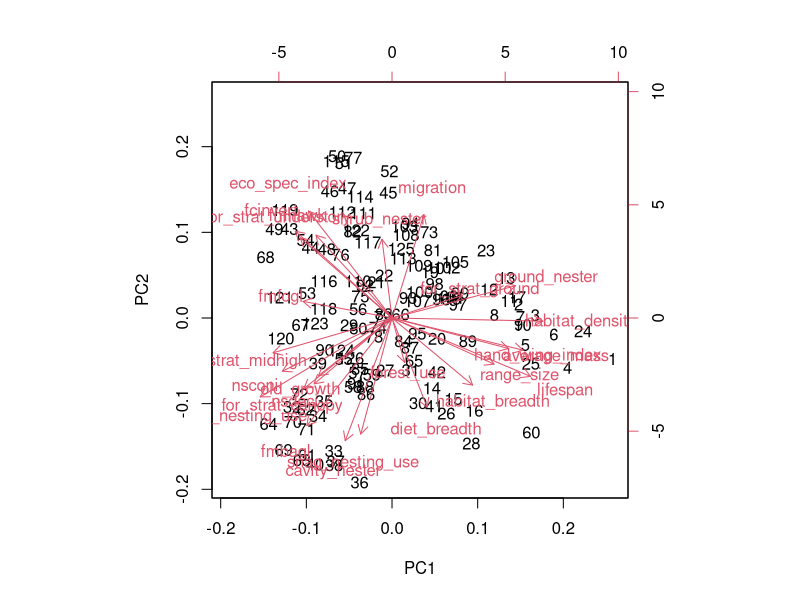
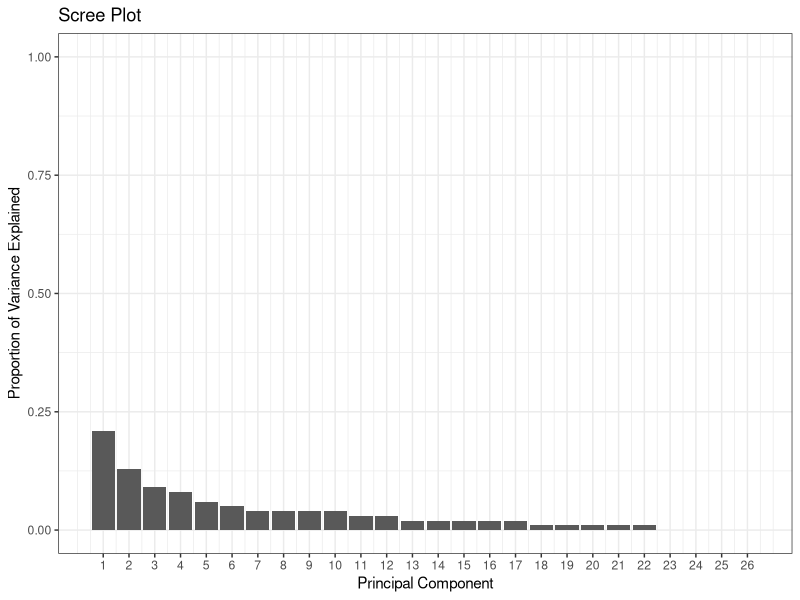
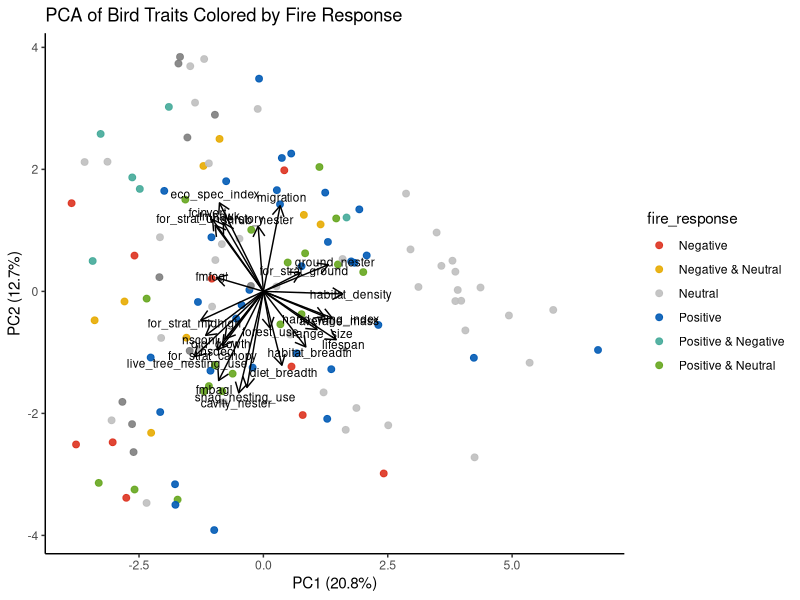
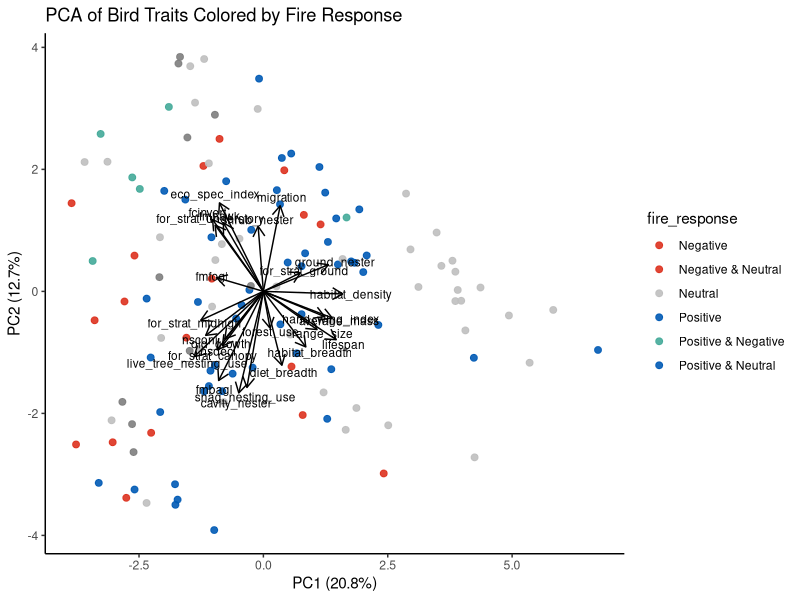
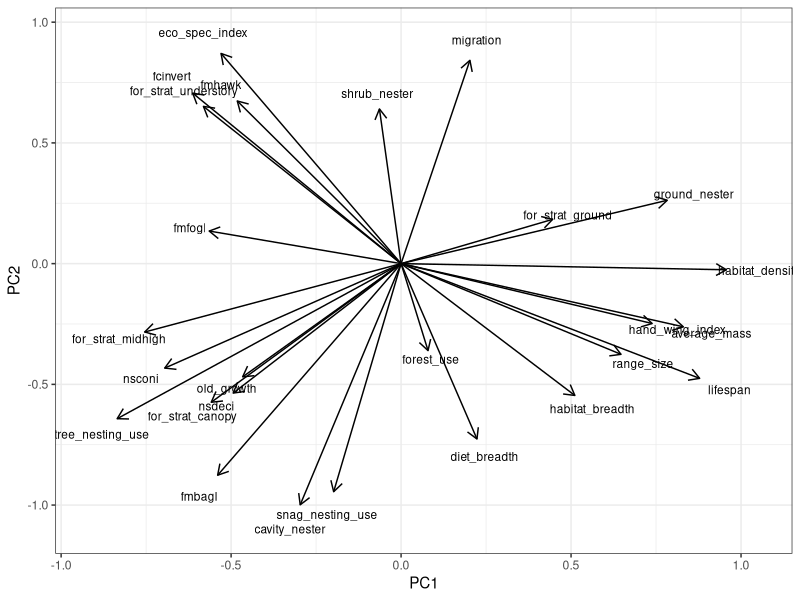
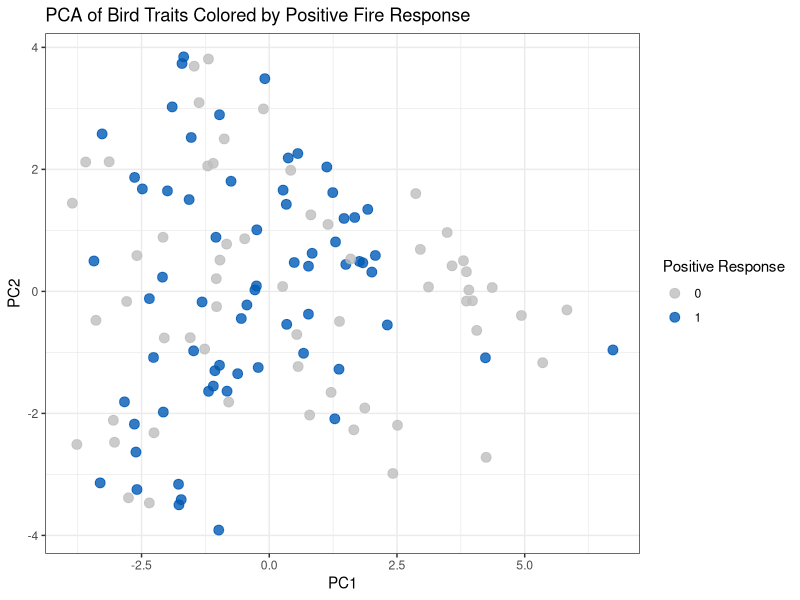
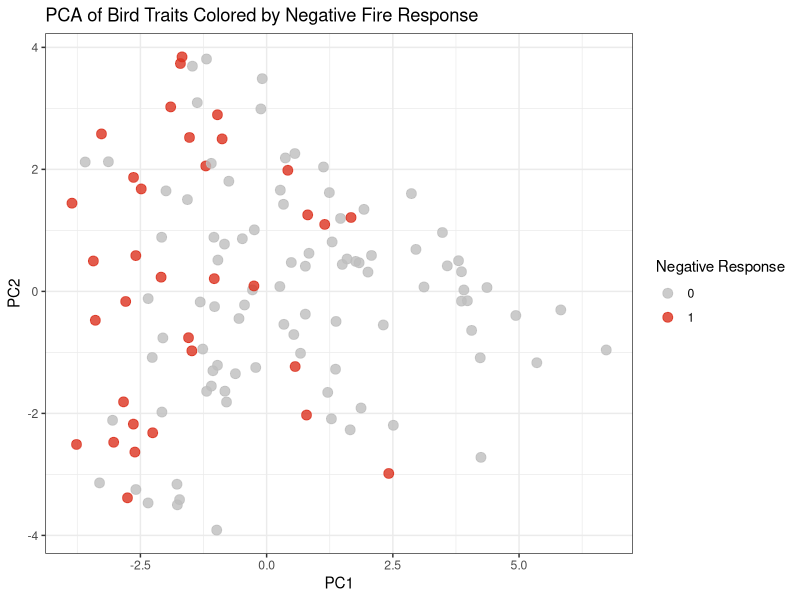
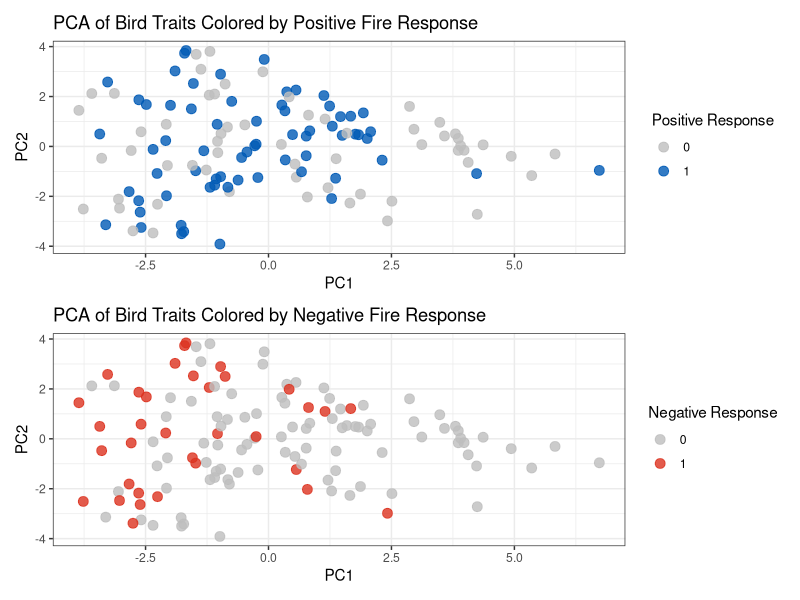

Write R code to recreate these figures, in order.
## ---- chunk 1
library(here)
library(tidyverse)
library(patchwork)
## ---- chunk 2
traits <- read.csv(here("Data", "cleaned", "BC_bird_traits.csv"))
traits$habitat_density[traits$habitat_density == "dense"] <- 1
traits$habitat_density[traits$habitat_density == "semiopen"] <- 2
traits$habitat_density[traits$habitat_density == "open"] <- 3
traits <- traits %>% 
   mutate(cavity_nester = ifelse(nest_category == "cavity", 1, 0),
          ground_nester = ifelse(most_common_nesting_location == "ground", 1, 0),
          shrub_nester = ifelse(most_common_nesting_location == "shrub", 1, 0)) %>%
    mutate(habitat_density = as.numeric(habitat_density)) 


##
positive_medium <- c("Alder Flycatcher", "Acorn Woodpecker", "American Kestrel", "American Robin",  "Black-capped Chickadee", "Black-throated Gray Warbler", "Brewer's Blackbird", "Brewer's Sparrow", "Brown Creeper", "Blue-headed Vireo", "Canada Jay", "Canada Goose", "Cassin's Finch", "Cedar Waxwing", "Chestnut-sided Warbler", "Chipping Sparrow", "Clark's Nutcracker", "Connecticut Warbler", "Common Yellowthroat", "Dark-eyed Junco", "Downy Woodpecker", "Dusky Flycatcher", "Eastern Bluebird", "Fox Sparrow", "Green-tailed Towhee", "Hairy Woodpecker", "Hermit Thrush", "Hermit Warbler", "Northern House Wren", "Lazuli Bunting", "Least Flycatcher", "Lewis's Woodpecker", "Lincoln's Sparrow", "MacGillivray's Warbler", "Mountain Chickadee", "Mountain Quail", "Nashville Warbler", "Northern Flicker", "Northern Pygmy-Owl", "Pine Siskin", "Redpoll", "Red-breasted Nuthatch", "Red-winged Blackbird", "Rock Wren", "Rufous Hummingbird", "Savannah Sparrow", "Say's Phoebe", "Song Sparrow", "Spotted Towhee", "Steller's Jay", "Swamp Sparrow", "Tennessee Warbler", "Townsend's Solitaire","Tree Swallow","Turkey Vulture", "Veery", "Warbling Vireo", "Western Screech-Owl", "Western Tanager", "Western Wood-Pewee", "White-breasted Nuthatch", "White-crowned Sparrow", "White-headed Woodpecker", "White-throated Sparrow", "Winter Wren", "Yellow-bellied Sapsucker", "Yellow-rumped Warbler")
missing_names <- positive_medium[!(positive_medium %in% traits$common_name)] #do all these names appear in the BC list?

negative_medium <- c("Alder Flycatcher", "Barred Owl", "Black-headed Grosbeak", "Black-throated Gray Warbler", "Blue-headed Vireo", "Boreal Chickadee", "Brown Creeper", "Cassin's Vireo", "Chestnut-backed Chickadee", "Common Yellowthroat", "Dusky Flycatcher", "Golden-crowned Kinglet", "Great Horned Owl", "Hermit Thrush", "Hermit Warbler", "MacGillivray's Warbler", "Mountain Chickadee", "Nashville Warbler", "Northern Saw-whet Owl", "Northern Waterthrush", "Orange-crowned Warbler", "Ovenbird", "Pygmy Nuthatch", "Red-breasted Nuthatch", "Red-eyed Vireo", "Red-naped Sapsucker", "Ruby-crowned Kinglet", "Ruffed Grouse", "Ruby-crowned Kinglet", "Swainson's Thrush", "Swamp Sparrow", "Townsend's Warbler", "Warbling Vireo", "Western Wood-Pewee", "Yellow-rumped Warbler")
missing_names <- negative_medium[!(negative_medium %in% traits$common_name)] #do all these names appear in the BC list?

null_medium <- c("American Goldfinch", "American Robin", "American Black Duck", "American Wigeon", "Black-capped Chickadee", "Black-headed Grosbeak", "Bufflehead", "Brown Creeper", "Brown-headed Cowbird", "Calliope Hummingbird", "Canvasback", "Cassin's Finch", "Cedar Waxwing", "Chipping Sparrow", "Clark's Nutcracker", "Common Merganser", "Common Goldeneye", "Common Loon", "Common Raven", "Common Yellowthroat", "Dark-eyed Junco", "Downy Woodpecker", "Dusky Flycatcher", "Eastern Phoebe", "Evening Grosbeak", "Fox Sparrow",  "Greater Scaup", "Green-winged Teal", "Hammond's Flycatcher", "Hermit Thrush", "House Finch", "Lesser Scaup", "Lincoln's Sparrow", "MacGillivray's Warbler", "Mallard", "Marsh Wren", "Mountain Chickadee", "Mourning Dove", "Nashville Warbler", "Northern Pintail", "Northern Shoveler", "Northern Waterthrush", "Olive-sided Flycatcher", "Orange-crowned Warbler", "Pacific Wren", "Pine Grosbeak", "Pine Siskin", "Pileated Woodpecker", "Red Crossbill", "Red-breasted Merganser", "Red-breasted Nuthatch", "Red-naped Sapsucker", "Red-tailed Hawk", "Ring-necked Duck", "Rock Wren", "Ruby-crowned Kinglet", "Ruffed Grouse", "Rufous Hummingbird", "Song Sparrow", "Spotted Sandpiper", "Steller's Jay", "Surf Scoter", "Swainson's Thrush", "Townsend's Warbler", "Varied Thrush", "Violet-green Swallow", "Warbling Vireo", "Western Tanager", "White-breasted Nuthatch", "White-crowned Sparrow", "White-winged Scoter", "Willow Flycatcher", "Wilson's Warbler", "Williamson's Sapsucker", "Winter Wren", "Yellow Warbler", "Yellow-bellied Flycatcher", "Yellow-rumped Warbler")
missing_names <- null_medium[!(null_medium %in% traits$common_name)] #do all these names appear in the BC list?

traits$positive_medium <- ifelse(traits$common_name %in% positive_medium, 1, NA)
traits$negative_medium <- ifelse(traits$common_name %in% negative_medium, 1, NA)
traits$null_medium <- ifelse(traits$common_name %in% null_medium, 1, NA)


traits <- traits %>%
    filter(!if_all(c(positive_medium, negative_medium, null_medium), is.na)) %>% 
    mutate(across(c(positive_medium, negative_medium, null_medium), ~replace_na(.x, 0)))
## ---- chunk 3
trait.pca <- traits %>% select(common_name, where(is.numeric), -elevational_range,-positive_medium, -negative_medium, -null_medium, -nest_tree_use, -kipps_distance, -repro_age, -clutches_per_year)

# trait_list <- trait.pca 
# trait_list <- trait_list[1, ]
# write.csv(trait_list, here("Data", "cleaned", "traits.for.pca.csv"), row.names = FALSE)


pca_result <- prcomp(trait.pca[,-1], scale = T) #scale the variables!
##
pca_result$rotation
pca_result$x

biplot(pca_result)

pca_loadings <- as.data.frame(pca_result$rotation) %>% select(1:10)

summary(pca_result)
VE <- pca_result$sdev^2
PVE <- VE / sum(VE)
PVE <- round(PVE, 2)

pve_df <- data.frame(
  PC = 1:length(PVE),
  PVE = PVE
)

(scree <- ggplot(pve_df, aes(x = PC, y = PVE)) +
  geom_col() +
  xlab("Principal Component") +
  ylab("Proportion of Variance Explained") +
  ggtitle("Scree Plot") +
  ylim(0, 1) +
    theme_bw()+
  scale_x_continuous(breaks = 1:length(PVE)))
ggsave(here("Figures", "PCA", "scree plot.medium.png"), plot = scree, width = 8, height =8)


##
pca_df <- as.data.frame(pca_result$x) %>%
  bind_cols(traits %>% select(common_name, positive_medium, negative_medium, null_medium))
pca_df <- pca_df %>%
  mutate(fire_response = case_when(
    positive_medium == 1 & negative_medium == 0 & null_medium == 0 ~ "Positive",
    positive_medium == 0 & negative_medium == 1 & null_medium == 0 ~ "Negative",
    positive_medium == 0 & negative_medium == 0 & null_medium == 1 ~ "Neutral",
    positive_medium == 1 & negative_medium == 1 & null_medium == 0 ~ "Positive & Negative",
    positive_medium == 1 & null_medium == 1 & negative_medium == 0 ~ "Positive & Neutral",
    negative_medium == 1 & null_medium == 1 & positive_medium == 0 ~ "Negative & Neutral",
    TRUE ~ "None"
  ))

loadings <- as.data.frame(pca_result$rotation)  # columns = PCs, rows = traits
loadings$trait <- rownames(loadings)

# Optional: scale arrows for visualization
arrow_multiplier <- 5  # adjust to make arrows visible
loadings <- loadings %>%
  mutate(PC1_arrow = PC1 * arrow_multiplier,
         PC2_arrow = PC2 * arrow_multiplier)


(f1 <- ggplot(pca_df, aes(PC1, PC2, color = fire_response)) +
  geom_point(size = 2, alpha = 0.9) +
  theme_classic() +
  labs(
    title = "PCA of Bird Traits Colored by Fire Response",
    x = paste0("PC1 (", round(summary(pca_result)$importance[2,1]*100, 1), "%)"),
    y = paste0("PC2 (", round(summary(pca_result)$importance[2,2]*100, 1), "%)")
  ) +
   geom_segment(data = loadings,
               aes(x = 0, y = 0, xend = PC1_arrow, yend = PC2_arrow),
               arrow = arrow(length = unit(0.3, "cm")),
               color = "black") +
  geom_text(data = loadings,
            aes(x = PC1_arrow * 1.1, y = PC2_arrow * 1.1, label = trait),
            color = "black", size = 3, hjust = 0.5, vjust = 0.5) +
  scale_color_manual(values = c(
    "Positive" = "#005AB5",
    "Negative" = "#DC3220",
    "Neutral" = "grey",
    "Positive & Negative" = "#44AA99",
    "Positive & Neutral" = "#66a61e",
    "Negative & Neutral" = "#e6ab02"
  )))
(f1.1 <- ggplot(pca_df, aes(PC1, PC2, color = fire_response)) +
  geom_point(size = 2, alpha = 0.9) +
  theme_classic() +
  labs(
    title = "PCA of Bird Traits Colored by Fire Response",
    x = paste0("PC1 (", round(summary(pca_result)$importance[2,1]*100, 1), "%)"),
    y = paste0("PC2 (", round(summary(pca_result)$importance[2,2]*100, 1), "%)")
  ) +
   geom_segment(data = loadings,
               aes(x = 0, y = 0, xend = PC1_arrow, yend = PC2_arrow),
               arrow = arrow(length = unit(0.3, "cm")),
               color = "black") +
  geom_text(data = loadings,
            aes(x = PC1_arrow * 1.1, y = PC2_arrow * 1.1, label = trait),
            color = "black", size = 3, hjust = 0.5, vjust = 0.5) +
  scale_color_manual(values = c(
    "Positive" = "#005AB5",
    "Negative" = "#DC3220",
    "Neutral" = "grey",
    "Positive & Negative" = "#44AA99",
    "Positive & Neutral" = "#005AB5",
    "Negative & Neutral" = "#DC3220"
  )))

# ggplot(pca_df, aes(x = PC1, y = PC2, group = common_name)) +
#       geom_point() + # Add points for individual data points
#       stat_ellipse(level = 0.95, type = "t") + # Add 95% confidence ellipses based on a t-distribution
#       labs(title = "PCA Plot with Confidence Ellipses",
#            x = "Principal Component 1",
#            y = "Principal Component 2") +
#       theme_minimal()
## ---- chunk 4
arrow_multiplier <- 3
loadings <- loadings %>%
  mutate(PC1_arrow = PC1 * arrow_multiplier,
         PC2_arrow = PC2 * arrow_multiplier)

# Plot
(f2 <- ggplot() +
  geom_segment(data = loadings,
               aes(x = 0, y = 0, xend = PC1_arrow, yend = PC2_arrow),
               arrow = arrow(length = unit(0.3, "cm")),
               color = "black") +
  geom_text(data = loadings,
            aes(x = PC1_arrow * 1.1, y = PC2_arrow * 1.1, label = trait),
            color = "black", size = 3) +
  theme_bw() +
  labs(x = "PC1", y = "PC2"))
ggsave(here("Figures", "PCA", "pca loadings.medium.png"), plot = f2, width = 10, height =8)
## ---- chunk 5
pca_scores <- as.data.frame(pca_result$x)
pca_scores$common_name <- traits$common_name
pca_scores$positive <- traits$positive
pca_scores$negative <- traits$negative
pca_scores$null <- traits$null

# 3️⃣ ggplot biplot colored by positive
(f3 <- ggplot(pca_scores, aes(x = PC1, y = PC2, color = factor(positive))) +
  geom_point(size = 3, alpha = 0.8) +
  scale_color_manual(values = c("0" = "grey", "1" = "#005AB5")) +
  theme_bw() +
  labs(color = "Positive Response", x = "PC1", y = "PC2",
       title = "PCA of Bird Traits Colored by Positive Fire Response"))
(f4 <- ggplot(pca_scores, aes(x = PC1, y = PC2, color = factor(negative))) +
  geom_point(size = 3, alpha = 0.8) +
  scale_color_manual(values = c("0" = "grey", "1" = "#DC3220")) +
  theme_bw() +
  labs(color = "Negative Response", x = "PC1", y = "PC2",
       title = "PCA of Bird Traits Colored by Negative Fire Response"))

(pos.neg <- f3/f4)
ggsave(here("Figures", "PCA", "pca by response.png"), plot = pos.neg, width = 8, height =10)


##
(f5 <- ggplot(pca_scores, aes(x = PC1, y = PC2, color = factor(positive))) +
  geom_point(size = 3, alpha = 0.8) +
  scale_color_manual(values = c("0" = "grey", "1" = "#005AB5")) +
  theme_bw() +
  geom_text(aes(label = common_name), size = 3) +
  labs(color = "Positive Response", x = "PC1", y = "PC2",
       title = "PCA of Bird Traits Colored by Positive Fire Response"))
(f6 <- ggplot(pca_scores, aes(x = PC1, y = PC2, color = factor(negative))) +
  geom_point(size = 3, alpha = 0.8) +
  scale_color_manual(values = c("0" = "grey", "1" = "#DC3220")) +
    geom_text(aes(label = common_name), size = 3) +
  theme_bw() +
  labs(color = "Negative Response", x = "PC1", y = "PC2",
       title = "PCA of Bird Traits Colored by Negative Fire Response"))

(pos.neg.spp.names <- f5/f6)
ggsave(here("Figures", "PCA", "pca by response spp names.medium.png"), plot = pos.neg.spp.names, width = 20, height =20, dpi = 300)

## ---- chunk 6
# Extract loadings
loadings <- as.data.frame(pca_result$rotation)

# Add trait names as a column
loadings$trait <- rownames(loadings)

loadings_long <- loadings %>%
  pivot_longer(cols = starts_with("PC"), 
               names_to = "PC", 
               values_to = "loading") %>%
  filter(PC %in% paste0("PC", 1:5))   # keep only PCs 1-5

(loadings.bar <- ggplot(loadings_long, aes(x = trait, y = loading, fill = PC)) +
  geom_col(position = "dodge") +   # side-by-side bars per PC
  coord_flip() +                   # horizontal bars
  labs(x = "Trait", y = "Loading", 
       title = "PCA Loadings per Trait") +
  theme_bw(base_size = 14) +
  scale_fill_brewer(palette = "Set2")+facet_wrap(~PC)+
    theme(legend.position = "none"))

ggsave(here("Figures", "PCA", "loadings bar plot.medium.png"), plot = loadings.bar, width = 15, height =15, dpi = 300)

## ---- chunk 7
bc <- traits %>% select(common_name, where(is.numeric), -elevational_range, -nest_tree_use, -kipps_distance, -repro_age, -clutches_per_year, -null_medium, -negative_medium, -positive_medium) %>% 
  # mutate(null = NA,
  #        positive = NA,
  #        negative = NA) %>% 
  filter(if_all(1:22, ~ !is.na(.)))

#plotting all spp on this pca:
bc_scaled <- scale(bc[,-1],
                    center = (pca_result$center),
                    scale = (pca_result$scale))

bc_scores <- as.data.frame(as.matrix(bc_scaled) %*% pca_result$rotation)

## ---- chunk 8

bc_scores$common_name <- bc$common_name
centers <- data.frame(
  group = c("positive_short", "negative_short"),
  PC1 = c(
    mean(pca_scores$PC1[pca_scores$positive == 1 & pca_scores$negative != 1], na.rm = TRUE),
    mean(pca_scores$PC1[pca_scores$negative == 1 & pca_scores$positive != 1], na.rm = TRUE)),
  PC2 = c(
    mean(pca_scores$PC2[pca_scores$positive == 1 & pca_scores$negative != 1], na.rm = TRUE),
    mean(pca_scores$PC2[pca_scores$negative == 1 & pca_scores$positive != 1], na.rm = TRUE)
  )
)

# Basic PCA scatterplot
(all <- ggplot(bc_scores, aes(x = PC1, y = PC2)) +  # V1 and V2 are PC1 and PC2
  geom_point(size = 3, alpha = 0.7) +
  labs(x = "PC1", y = "PC2", title = "All BC Birds Plotted on PCA Axes") +
  theme_bw())
ggsave(here("Figures", "PCA", "all spp.medium.png"), plot = all, width = 15, height =15, dpi = 300)


# Original PCA points
orig_df <- pca_scores
orig_df$type <- "PCA"


# New projected points
new_df <- bc_scores
new_df$common_name <- bc$common_name[complete.cases(bc)]

# Combine
plot_df <- left_join(new_df,orig_df)

# Overlay plot
(p1 <- ggplot(orig_df, aes(x = PC1, y = PC2)) +
    geom_point(data = new_df, aes( x = PC1, y = PC2), shape = 1, color = "grey", alpha = 0.85, size = 2)+
  geom_point(aes(color = factor(positive)), size = 2.5, alpha = 0.8) +
  scale_color_manual(values = c("0" = "grey50", "1" = "#005AB5")) +
  theme_bw() +
  labs(x = "PC1", y = "PC2", color = "Positive Response", shape = "Point Type"))

(n1 <- ggplot(orig_df, aes(x = PC1, y = PC2)) +
    geom_point(data = new_df, aes( x = PC1, y = PC2), shape = 1, color = "grey", alpha = 0.85, size = 2)+
  geom_point(aes(color = factor(negative)), size = 2.5, alpha = 0.8) +
  scale_color_manual(values = c("0" = "grey50", "1" = "#D55E00")) +
  theme_bw() +
  labs(x = "PC1", y = "PC2", color = "Negative Response", shape = "Point Type"))

orig_df <- orig_df %>% 
  mutate(
    medium = rowSums(data.frame(positive, negative), na.rm = TRUE),
    medium = ifelse(medium == 2|medium == 3, 1, 0))

(m1 <- ggplot(orig_df, aes(x = PC1, y = PC2)) +
    geom_point(data = new_df, aes( x = PC1, y = PC2), shape = 1, color = "grey", alpha = 0.85, size = 2)+
  geom_point(aes(color = factor(medium)), size = 2.5, alpha = 0.8) +
  scale_color_manual(values = c("0" = "grey50", "1" = "darkmagenta")) +
  theme_bw() +
  labs(x = "PC1", y = "PC2", color = "medium Response", shape = "Point Type"))

(pcas <- p1/n1/m1 + plot_annotation(tag_levels = 'A')
)
ggsave(here("Figures", "PCA", "PCA_all response patchwork.medium.png"), plot = pcas, width = 8, height =12, dpi = 300)


(with.mix <- ggplot(pca_scores) +
  geom_point(data = new_df, aes( x = PC1, y = PC2), shape = 1, color = "grey", alpha = 0.85, size = 2)+
  geom_point(aes(PC1, PC2), color = "grey80") +
  geom_point(data = subset(pca_scores, positive == 1),
             aes(PC1, PC2), color = "#0072B2", size = 3, alpha = 0.8) +
  geom_point(data = subset(pca_scores, negative == 1),
             aes(PC1, PC2), color = "#D55E00", size = 3, alpha = 0.8) +
  geom_point(data = subset(pca_scores, negative == 1& positive == 1),
             aes(PC1, PC2), color = "darkmagenta", size = 3, alpha = 0.8)+
  geom_point(data = centers, aes(PC1, PC2), size = 5, color = "white", shape = 16) +
  geom_point(data = centers, aes(PC1, PC2, color = group), size = 7, shape = 8) +
  scale_color_manual(values = c("#D55E00","#0072B2")) +
  theme_bw() +
  theme(legend.position="bottom")+
  labs(color = "Fire Response",
       title = ""))
ggsave(here("Figures", "PCA", "PCA_centers.medium.png"), plot = with.mix, width = 8, height =8, dpi = 300)

(wo.mix <- ggplot(pca_scores) +
  geom_point(data = new_df, aes( x = PC1, y = PC2), shape = 1, color = "grey", alpha = 0.85, size = 2)+
  geom_point(aes(PC1, PC2), color = "grey80") +
  geom_point(data = subset(pca_scores, positive == 1),
             aes(PC1, PC2), color = "#0072B2", size = 3, alpha = 0.8) +
  geom_point(data = subset(pca_scores, negative == 1),
             aes(PC1, PC2), color = "#D55E00", size = 3, alpha = 0.8) +
  geom_point(data = centers, aes(PC1, PC2), size = 5, color = "white", shape = 16) +
  geom_point(data = centers, aes(PC1, PC2, color = group), size = 5, shape = 8) +
  scale_color_manual(values = c("#D55E00","#0072B2")) +
  theme_bw() +
  labs(color = "Response type",
       title = "Locations of positive vs negative responses in PCA space"))

t.test(
  pca_scores$PC1[pca_scores$positive == 1&pca_scores$negative != 1],
  pca_scores$PC1[pca_scores$negative == 1&pca_scores$positive != 1]
)

# PC2
t.test(
  pca_scores$PC2[pca_scores$positive == 1&pca_scores$negative != 1],
  pca_scores$PC2[pca_scores$negative == 1&pca_scores$positive != 1]
)
#p < 0.05 → The positive and negative 1’s occupy significantly different mean positions along that PC.
#p ≥ 0.05 → No significant difference.
arrow_multiplier <- 5  # adjust to make arrows visible
loadings <- loadings %>%
  mutate(PC1_arrow = PC1 * arrow_multiplier,
         PC2_arrow = PC2 * arrow_multiplier)
(f2 <- ggplot() +
  geom_segment(data = loadings,
               aes(x = 0, y = 0, xend = PC1_arrow, yend = PC2_arrow),
               arrow = arrow(length = unit(0.3, "cm")),
               color = "black") +
  geom_text(data = loadings,
            aes(x = PC1_arrow * 1.1, y = PC2_arrow * 1.1, label = trait),
            color = "black", size = 3) +
  geom_point(data = centers, aes(PC1, PC2, color = group), size = 6, shape = 8) +
  theme_bw() +
  scale_color_manual(values = c("#D55E00","#0072B2")) +
  labs(x = "PC1", y = "PC2"))

(medium <- with.mix+f2
)
ggsave(here("Figures", "PCA", "PCA_end fig medium.png"), plot = medium, width = 12, height =8, dpi = 300)
